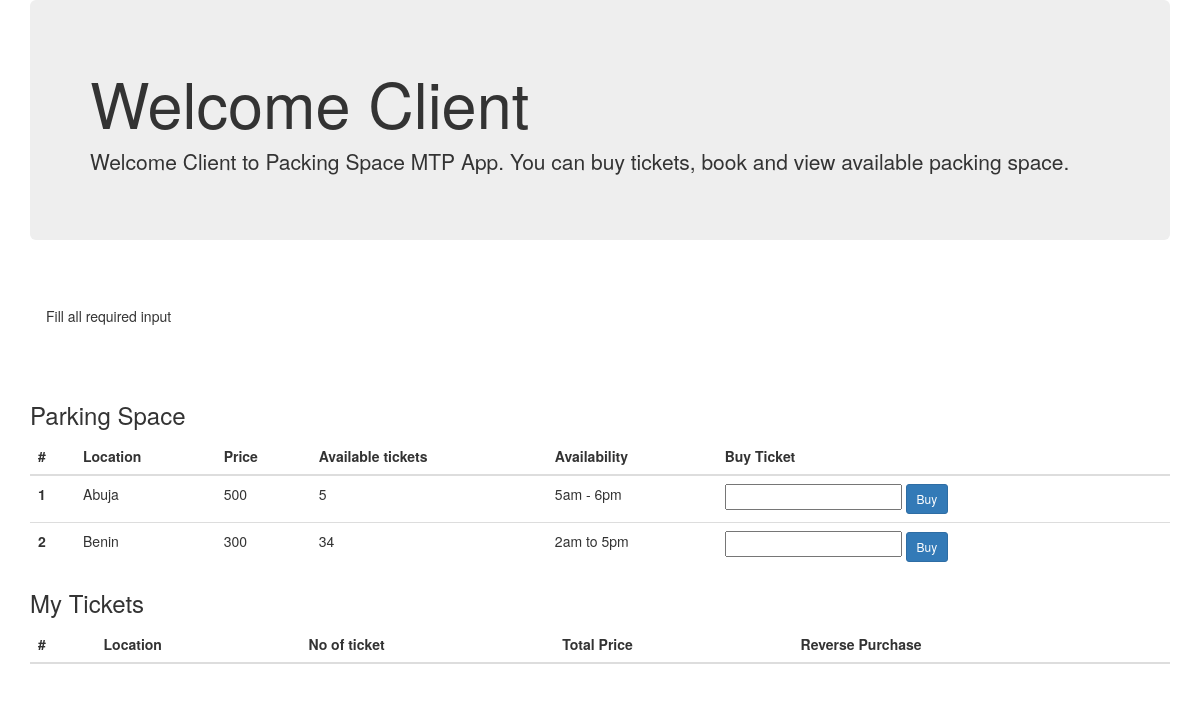
Page /client/Index.php (signed in) on the committed database.
### tables this page shows
CREATE TABLE `parking` (
  `id` int(11) NOT NULL,
  `location` text NOT NULL,
  `price` int(11) NOT NULL DEFAULT 0,
  `available` tinyint(1) NOT NULL DEFAULT 1,
  `available_ticket` int(11) NOT NULL DEFAULT 0,
  `purchased_tickets` int(11) NOT NULL DEFAULT 0,
  `always_available` tinyint(1) NOT NULL DEFAULT 0,
  `time_available` varchar(255) NOT NULL
);

### utilities/classes/Database.class.php (called while the page is built, shortened)
<?php
class Database {
    protected $connection;
	protected $query;
	public function __construct($dbhost = 'localhost', $dbuser = 'root', $dbpass = '', $dbname = 'parking_app', $charset = 'utf8') {
		$this->connection = new mysqli($dbhost, $dbuser, $dbpass, $dbname);
		$this->connection->set_charset($charset);
	}
    public function query($query) {
		if ($this->query = $this->connection->prepare($query)) {
            $this->query->execute();
        } else {
            $this->error('Unable to prepare MySQL statement (check your syntax) - ' . $this->connection->error);
        }
		return $this;
    }
	public function fetchAll($callback = null) {
	    $params = array();
        $row = array();
	    $meta = $this->query->result_metadata();
	    while ($field = $meta->fetch_field()) {
	        $params[] = &$row[$field->name];
	    }
	    call_user_func_array(array($this->query, 'bind_result'), $params);
        $result = array();
        while ($this->query->fetch()) {
            $r = array();
            foreach ($row as $key => $val) {
                $r[$key] = $val;
            }
            if ($callback != null && is_callable($callback)) {
                $value = call_user_func($callback, $r);
                if ($value == 'break') break;
            } else {
                $result[] = $r;
            }
        }
		return $result;
	}
}

### utilities/classes/Parking.class.php (called while the page is built, shortened)
<?php
class Parking {
    protected $db;
    public function __construct() {
		$this->db = new Database();
	}
    public function getAllPark($statusCode = 200){
        try{
            return $this->db->query('SELECT * FROM `parking`')->fetchAll();
        }catch (Exception $e) {
            return $e;
        }
    }
}

### client/Index.php (the view, shortened to what this page needs)
<?php
require_once('../utilities/classes/Parking.class.php');
$parking = new Parking();
?>
<!DOCTYPE html>
<html lang="en">
<head>
    <?php include_once('../utilities/includes/style.php') ?>
</head>
<body>
    <div class="container">
        <div class="m-5" />
        <div class="jumbotron">
            <h1>Welcome <?= $_SESSION['client']['name'] ?></h1>
            <p class="lead">
                Welcome <?= $_SESSION['client']['name'] ?> to Packing Space MTP App. You can buy tickets, book and view available packing space.
            </p>
        </div>
        <br>
        <?php if (isset($_SESSION['msg'])) { ?>
            <div class="alert alert-secondary" role="alert">
                <?php
                    echo $_SESSION['msg'];
                ?>
            </div>
        <?php } ?>
        <br>
        <h3>Parking Space</h3>
        <table class="table">
            <thead>
                <tr>
                <th scope="col">#</th>
                <th scope="col">Location</th>
                <th scope="col">Price</th>
                <th scope="col">Available tickets</th>
                <th scope="col">Availability</th>
                <th scope="col">Buy Ticket</th>
                </tr>
            </thead>
            <tbody>
                <?php
                    $result = $parking->getAllPark();
                    $int = 1;
                    foreach($result as $res){
                ?>
                    <tr>
                        <th scope="row"><?= $int ?></th>
                        <td><?= $res['location'] ?></td>
                        <td><?= $res['price'] ?></td>
                        <td><?= $res['available_ticket'] ?></td>
                        <?php if ($res['always_available'] == true) { ?>
                            <td><b>Always Available</b></td>
                        <?php } else { ?>
                            <td><?= $res['time_available'] ?></td>
                        <?php } ?>
                        <?php if ($res['available'] == true) { ?>
                        <td>
                            <form action="../utilities/handler/formHandler.php" method="post">
                                <input type="number" name="no" id="no">
                                <button type="submit" name="buy" class="btn btn-primary btn-sm">Buy</button>
                            </form>
                        </td>
                        <?php } else { ?>
                        <td>Currently not available</td>
                        <?php } ?>
                    </tr>
                <?php $int++; }  ?>
            </tbody>
        </table>
        <h3>My Tickets</h3>
        <table class="table">
            <thead>
                <tr>
                    <th scope="col">#</th>
                    <th scope="col">Location</th>
                    <th scope="col">No of ticket</th>
                    <th scope="col">Total Price</th>
                    <th scope="col">Reverse Purchase</th>
                </tr>
            </thead>
        </table>
    </div>
</body>
</html>

### rows in the picture
parking: location "Abuja", price "500", available_ticket "5", time_available "5am - 6pm"
parking: location "Benin", price "300", available_ticket "34", time_available "2am to 5pm"

### other values in the picture
$_SESSION['client']['name'] "Client"
$_SESSION['msg'] "Fill all required input"
